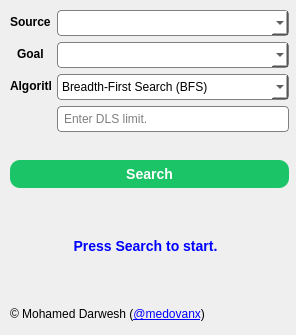
<?xml version="1.0" encoding="UTF-8"?>
<ui version="4.0">
 <class>Dialog</class>
 <widget class="QDialog" name="Dialog">
  <property name="geometry">
   <rect>
    <x>0</x>
    <y>0</y>
    <width>296</width>
    <height>335</height>
   </rect>
  </property>
  <property name="windowTitle">
   <string>Graph Voyager</string>
  </property>
  <widget class="QWidget" name="formLayoutWidget">
   <property name="geometry">
    <rect>
     <x>10</x>
     <y>10</y>
     <width>279</width>
     <height>178</height>
    </rect>
   </property>
   <layout class="QFormLayout" name="formLayout">
    <property name="labelAlignment">
     <set>Qt::AlignCenter</set>
    </property>
    <property name="formAlignment">
     <set>Qt::AlignLeading|Qt::AlignLeft|Qt::AlignVCenter</set>
    </property>
    <item row="1" column="0">
     <widget class="QLabel" name="label">
      <property name="styleSheet">
       <string notr="true">QLabel{
	font-size: 12px;
font-weight:bold;
	}</string>
      </property>
      <property name="text">
       <string>Source</string>
      </property>
     </widget>
    </item>
    <item row="1" column="1">
     <widget class="QComboBox" name="source_location">
      <property name="styleSheet">
       <string notr="true">QComboBox {
    border: 0.5px solid gray;
    border-radius: 4px;
    padding: 4px;
	font-size: 12px;
    background-color: white;
}

</string>
      </property>
     </widget>
    </item>
    <item row="2" column="0">
     <widget class="QLabel" name="label_2">
      <property name="styleSheet">
       <string notr="true">QLabel{
	font-size: 12px;
font-weight:bold;
	}</string>
      </property>
      <property name="text">
       <string>Goal</string>
      </property>
     </widget>
    </item>
    <item row="2" column="1">
     <widget class="QComboBox" name="goal_location">
      <property name="styleSheet">
       <string notr="true">QComboBox {
    border: 0.5px solid gray;
    border-radius: 4px;
    padding: 4px;
	font-size: 12px;
    background-color: white;
}

</string>
      </property>
     </widget>
    </item>
    <item row="3" column="0">
     <widget class="QLabel" name="label_3">
      <property name="styleSheet">
       <string notr="true">QLabel{
	font-size: 12px;
font-weight:bold;
	}</string>
      </property>
      <property name="text">
       <string>Algorithm</string>
      </property>
     </widget>
    </item>
    <item row="3" column="1">
     <widget class="QComboBox" name="algorithm_select">
      <property name="styleSheet">
       <string notr="true">QComboBox {
    border: 0.5px solid gray;
    border-radius: 4px;
    padding: 4px;
	font-size: 12px;
    background-color: white;
}

</string>
      </property>
      <item>
       <property name="text">
        <string>Breadth-First Search (BFS)</string>
       </property>
      </item>
      <item>
       <property name="text">
        <string>Uniform Cost Search (UCS)</string>
       </property>
      </item>
      <item>
       <property name="text">
        <string>Depth-First Search (DFS)</string>
       </property>
      </item>
      <item>
       <property name="text">
        <string>Depth-limited Search (DLS)</string>
       </property>
      </item>
      <item>
       <property name="text">
        <string>Iterative Deepening Search (IDDFS)</string>
       </property>
      </item>
      <item>
       <property name="text">
        <string>Bidirectional Search (BDS)</string>
       </property>
      </item>
      <item>
       <property name="text">
        <string>Greedy Best-First Search (GBFS)</string>
       </property>
      </item>
      <item>
       <property name="text">
        <string>A* Search</string>
       </property>
      </item>
     </widget>
    </item>
    <item row="5" column="1">
     <spacer name="verticalSpacer">
      <property name="orientation">
       <enum>Qt::Vertical</enum>
      </property>
      <property name="sizeHint" stdset="0">
       <size>
        <width>20</width>
        <height>40</height>
       </size>
      </property>
     </spacer>
    </item>
    <item row="6" column="0" colspan="2">
     <widget class="QPushButton" name="search_button">
      <property name="cursor">
       <cursorShape>PointingHandCursor</cursorShape>
      </property>
      <property name="styleSheet">
       <string notr="true">QPushButton{color: #FFFFFF;
            font-family: Arial;
            font-size: 14px;
            font-weight: bold;
            padding: 6px;
            background-color: #1BC466;
            border-radius: 10px;}

QPushButton:hover {
background:#159e51;
}</string>
      </property>
      <property name="text">
       <string>Search</string>
      </property>
     </widget>
    </item>
    <item row="4" column="1">
     <widget class="QLineEdit" name="DLS_limit">
      <property name="styleSheet">
       <string notr="true">QLineEdit{
    border: 0.5px solid gray;
    border-radius: 4px;
    padding: 4px;
	font-size: 12px;
    background-color: white;
}</string>
      </property>
      <property name="placeholderText">
       <string>Enter DLS limit.</string>
      </property>
     </widget>
    </item>
   </layout>
  </widget>
  <widget class="QLabel" name="result">
   <property name="geometry">
    <rect>
     <x>20</x>
     <y>200</y>
     <width>251</width>
     <height>91</height>
    </rect>
   </property>
   <property name="styleSheet">
    <string notr="true">QLabel{
	font: arial;
	color: blue;
	font-size: 14px;
font-weight: bold;
}</string>
   </property>
   <property name="text">
    <string>Press Search to start.</string>
   </property>
   <property name="alignment">
    <set>Qt::AlignCenter</set>
   </property>
   <property name="wordWrap">
    <bool>true</bool>
   </property>
  </widget>
  <widget class="QLabel" name="cost">
   <property name="geometry">
    <rect>
     <x>20</x>
     <y>270</y>
     <width>251</width>
     <height>31</height>
    </rect>
   </property>
   <property name="styleSheet">
    <string notr="true">QLabel{
	font: arial;
	color: blue;
	font-size: 14px;
font-weight: bold;
}</string>
   </property>
   <property name="text">
    <string/>
   </property>
   <property name="alignment">
    <set>Qt::AlignCenter</set>
   </property>
   <property name="wordWrap">
    <bool>true</bool>
   </property>
  </widget>
  <widget class="QLabel" name="author">
   <property name="geometry">
    <rect>
     <x>10</x>
     <y>290</y>
     <width>333</width>
     <height>48</height>
    </rect>
   </property>
   <property name="styleSheet">
    <string notr="true">font: 8pt &quot;MS Shell Dlg 2&quot;;</string>
   </property>
   <property name="text">
    <string>&lt;html&gt;&lt;head/&gt;&lt;body&gt;&lt;p&gt;© Mohamed Darwesh (&lt;a href=&quot;https://github.com/medovanx&quot;&gt;&lt;span style=&quot; text-decoration: underline; color:#0000ff;&quot;&gt;@&lt;/span&gt;&lt;/a&gt;&lt;a href=&quot;www.facebook.com/medovanx&quot;&gt;&lt;span style=&quot; text-decoration: underline; color:#0000ff;&quot;&gt;medovanx&lt;/span&gt;&lt;/a&gt;)&lt;/p&gt;&lt;/body&gt;&lt;/html&gt;</string>
   </property>
   <property name="openExternalLinks">
    <bool>true</bool>
   </property>
  </widget>
 </widget>
 <resources/>
 <connections/>
</ui>
